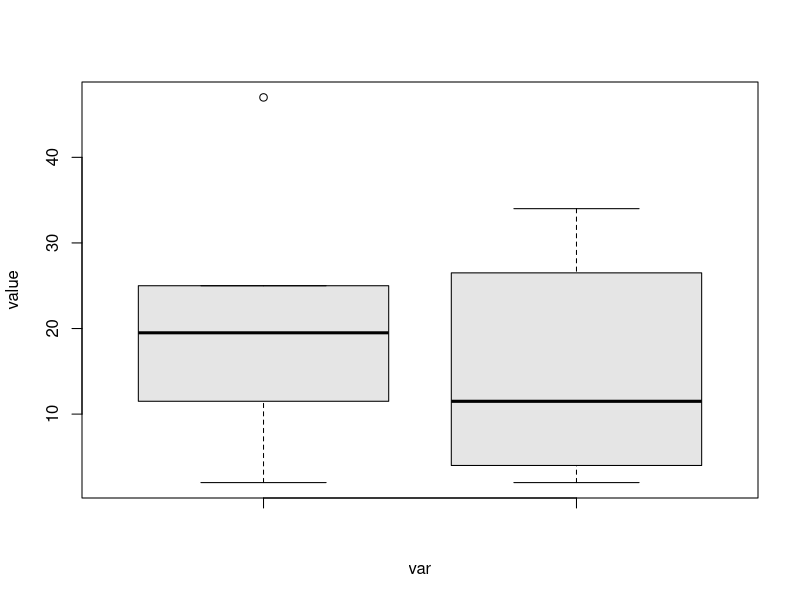

Reproduce this figure in R.
count<-c(9,25,15,2,14,25,24,47)
speed<-c(2,3,5,9,14,24,29,34)
fw<-data.frame(count, speed)
fw

boxplot(fw$count,fw$speed, Names=c('count', 'speed'), xlab="var", ylab="value", col="gray90")
#we represent quantile values using boxplot
quantile(fw$count)
quantile(fw$speed)
IQR(fw$count)
IQR(fw$speed)
